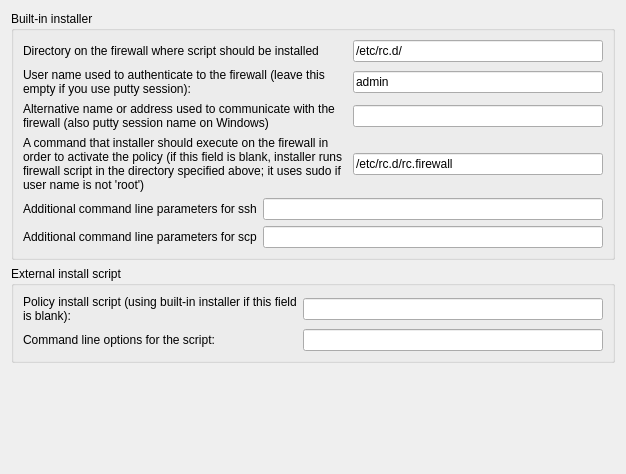
     <widget class="QWidget" name="tab1">
      <attribute name="title">
       <string>Installer</string>
      </attribute>
      <layout class="QGridLayout" name="gridLayout_3">
       <item row="0" column="0">
        <widget class="QGroupBox" name="groupBox2">
         <property name="title">
          <string>Built-in installer</string>
         </property>
         <layout class="QGridLayout" name="gridLayout_102">
          <item row="0" column="0">
           <widget class="QLabel" name="label556">
            <property name="text">
             <string>Directory on the firewall where script should be installed</string>
            </property>
            <property name="alignment">
             <set>Qt::AlignmentFlag::AlignLeading|Qt::AlignmentFlag::AlignLeft|Qt::AlignmentFlag::AlignVCenter</set>
            </property>
            <property name="wordWrap">
             <bool>true</bool>
            </property>
           </widget>
          </item>
          <item row="0" column="1">
           <widget class="QLineEdit" name="ipt_fw_dir">
            <property name="sizePolicy">
             <sizepolicy hsizetype="Fixed" vsizetype="Fixed">
              <horstretch>0</horstretch>
              <verstretch>0</verstretch>
             </sizepolicy>
            </property>
            <property name="minimumSize">
             <size>
              <width>250</width>
              <height>0</height>
             </size>
            </property>
            <property name="text">
             <string>/etc/rc.d/</string>
            </property>
            <property name="cursorPosition">
             <number>0</number>
            </property>
            <property name="readOnly">
             <bool>true</bool>
            </property>
           </widget>
          </item>
          <item row="1" column="0">
           <widget class="QLabel" name="textLabel1_2">
            <property name="text">
             <string>User name used to authenticate to the firewall (leave this empty if you use putty session):</string>
            </property>
            <property name="alignment">
             <set>Qt::AlignmentFlag::AlignLeading|Qt::AlignmentFlag::AlignLeft|Qt::AlignmentFlag::AlignVCenter</set>
            </property>
            <property name="wordWrap">
             <bool>true</bool>
            </property>
           </widget>
          </item>
          <item row="1" column="1">
           <widget class="QLineEdit" name="ipt_user">
            <property name="sizePolicy">
             <sizepolicy hsizetype="Fixed" vsizetype="Fixed">
              <horstretch>0</horstretch>
              <verstretch>0</verstretch>
             </sizepolicy>
            </property>
            <property name="minimumSize">
             <size>
              <width>250</width>
              <height>0</height>
             </size>
            </property>
            <property name="text">
             <string>admin</string>
            </property>
            <property name="cursorPosition">
             <number>0</number>
            </property>
            <property name="readOnly">
             <bool>true</bool>
            </property>
           </widget>
          </item>
          <item row="2" column="0">
           <widget class="QLabel" name="textLabel1_3">
            <property name="text">
             <string>Alternative name or address used to communicate with the firewall (also putty session name on Windows)</string>
            </property>
            <property name="alignment">
             <set>Qt::AlignmentFlag::AlignLeading|Qt::AlignmentFlag::AlignLeft|Qt::AlignmentFlag::AlignTop</set>
            </property>
            <property name="wordWrap">
             <bool>true</bool>
            </property>
           </widget>
          </item>
          <item row="2" column="1">
           <widget class="QLineEdit" name="altAddress">
            <property name="sizePolicy">
             <sizepolicy hsizetype="Fixed" vsizetype="Fixed">
              <horstretch>0</horstretch>
              <verstretch>0</verstretch>
             </sizepolicy>
            </property>
            <property name="minimumSize">
             <size>
              <width>250</width>
              <height>0</height>
             </size>
            </property>
           </widget>
          </item>
          <item row="3" column="0">
           <widget class="QLabel" name="textLabel1_4">
            <property name="text">
             <string>A command that installer should execute on the firewall in order to activate the policy (if this field is blank, installer runs firewall script in the directory specified above; it uses sudo if user name is not 'root')</string>
            </property>
            <property name="alignment">
             <set>Qt::AlignmentFlag::AlignVCenter</set>
            </property>
            <property name="wordWrap">
             <bool>true</bool>
            </property>
           </widget>
          </item>
          <item row="3" column="1">
           <widget class="QLineEdit" name="activationCmd">
            <property name="sizePolicy">
             <sizepolicy hsizetype="Fixed" vsizetype="Fixed">
              <horstretch>0</horstretch>
              <verstretch>0</verstretch>
             </sizepolicy>
            </property>
            <property name="minimumSize">
             <size>
              <width>250</width>
              <height>0</height>
             </size>
            </property>
            <property name="text">
             <string>/etc/rc.d/rc.firewall</string>
            </property>
            <property name="cursorPosition">
             <number>0</number>
            </property>
            <property name="readOnly">
             <bool>true</bool>
            </property>
           </widget>
          </item>
          <item row="4" column="0" colspan="2">
           <layout class="QHBoxLayout">
            <item>
             <widget class="QLabel" name="textLabel1_7">
              <property name="text">
               <string>Additional command line parameters for ssh</string>
              </property>
              <property name="wordWrap">
               <bool>false</bool>
              </property>
             </widget>
            </item>
            <item>
             <widget class="QLineEdit" name="sshArgs">
              <property name="sizePolicy">
               <sizepolicy hsizetype="Expanding" vsizetype="Fixed">
                <horstretch>0</horstretch>
                <verstretch>0</verstretch>
               </sizepolicy>
              </property>
              <property name="minimumSize">
               <size>
                <width>300</width>
                <height>0</height>
               </size>
              </property>
             </widget>
            </item>
           </layout>
          </item>
          <item row="5" column="0" colspan="2">
           <layout class="QHBoxLayout" name="_2">
            <item>
             <widget class="QLabel" name="textLabel1_8">
              <property name="text">
               <string>Additional command line parameters for scp</string>
              </property>
              <property name="wordWrap">
               <bool>false</bool>
              </property>
             </widget>
            </item>
            <item>
             <widget class="QLineEdit" name="scpArgs">
              <property name="sizePolicy">
               <sizepolicy hsizetype="Expanding" vsizetype="Fixed">
                <horstretch>0</horstretch>
                <verstretch>0</verstretch>
               </sizepolicy>
              </property>
              <property name="minimumSize">
               <size>
                <width>300</width>
                <height>0</height>
               </size>
              </property>
             </widget>
            </item>
           </layout>
          </item>
         </layout>
        </widget>
       </item>
       <item row="1" column="0">
        <widget class="QGroupBox" name="groupBox1">
         <property name="title">
          <string>External install script</string>
         </property>
         <layout class="QGridLayout" name="gridLayout_2">
          <item row="0" column="0">
           <layout class="QHBoxLayout" name="horizontalLayout">
            <item>
             <widget class="QLabel" name="textLabel5_2">
              <property name="sizePolicy">
               <sizepolicy hsizetype="Expanding" vsizetype="Preferred">
                <horstretch>0</horstretch>
                <verstretch>0</verstretch>
               </sizepolicy>
              </property>
              <property name="text">
               <string>Policy install script (using built-in installer if this field is blank):</string>
              </property>
              <property name="alignment">
               <set>Qt::AlignmentFlag::AlignLeading|Qt::AlignmentFlag::AlignLeft|Qt::AlignmentFlag::AlignVCenter</set>
              </property>
              <property name="wordWrap">
               <bool>true</bool>
              </property>
             </widget>
            </item>
            <item>
             <widget class="QLineEdit" name="installScript">
              <property name="sizePolicy">
               <sizepolicy hsizetype="Fixed" vsizetype="Fixed">
                <horstretch>0</horstretch>
                <verstretch>0</verstretch>
               </sizepolicy>
              </property>
              <property name="minimumSize">
               <size>
                <width>300</width>
                <height>0</height>
               </size>
              </property>
             </widget>
            </item>
           </layout>
          </item>
          <item row="1" column="0">
           <layout class="QHBoxLayout" name="horizontalLayout_2">
            <item>
             <widget class="QLabel" name="textLabel6_2">
              <property name="sizePolicy">
               <sizepolicy hsizetype="Expanding" vsizetype="Preferred">
                <horstretch>0</horstretch>
                <verstretch>0</verstretch>
               </sizepolicy>
              </property>
              <property name="text">
               <string>Command line options for the script:</string>
              </property>
              <property name="alignment">
               <set>Qt::AlignmentFlag::AlignLeading|Qt::AlignmentFlag::AlignLeft|Qt::AlignmentFlag::AlignVCenter</set>
              </property>
              <property name="wordWrap">
               <bool>false</bool>
              </property>
             </widget>
            </item>
            <item>
             <widget class="QLineEdit" name="installScriptArgs">
              <property name="sizePolicy">
               <sizepolicy hsizetype="Fixed" vsizetype="Fixed">
                <horstretch>0</horstretch>
                <verstretch>0</verstretch>
               </sizepolicy>
              </property>
              <property name="minimumSize">
               <size>
                <width>300</width>
                <height>0</height>
               </size>
              </property>
             </widget>
            </item>
           </layout>
          </item>
         </layout>
        </widget>
       </item>
       <item row="2" column="0">
        <spacer>
         <property name="orientation">
          <enum>Qt::Orientation::Vertical</enum>
         </property>
         <property name="sizeType">
          <enum>QSizePolicy::Policy::Expanding</enum>
         </property>
         <property name="sizeHint" stdset="0">
          <size>
           <width>20</width>
           <height>100</height>
          </size>
         </property>
        </spacer>
       </item>
      </layout>
     </widget>
